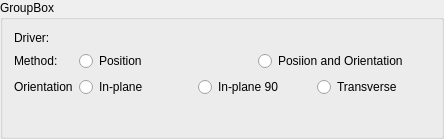
<?xml version="1.0" encoding="UTF-8"?>
<ui version="4.0">
 <class>qSlicerReslicePropertyWidget</class>
 <widget class="QGroupBox" name="qSlicerReslicePropertyWidget">
  <property name="geometry">
   <rect>
    <x>0</x>
    <y>0</y>
    <width>444</width>
    <height>139</height>
   </rect>
  </property>
  <property name="sizePolicy">
   <sizepolicy hsizetype="Preferred" vsizetype="Minimum">
    <horstretch>0</horstretch>
    <verstretch>0</verstretch>
   </sizepolicy>
  </property>
  <property name="minimumSize">
   <size>
    <width>0</width>
    <height>0</height>
   </size>
  </property>
  <property name="windowTitle">
   <string>GroupBox</string>
  </property>
  <property name="title">
   <string>GroupBox</string>
  </property>
  <layout class="QVBoxLayout" name="verticalLayout">
   <item>
    <layout class="QFormLayout" name="formLayout">
     <item row="0" column="0">
      <widget class="QLabel" name="driverLabel">
       <property name="text">
        <string>Driver:</string>
       </property>
      </widget>
     </item>
     <item row="0" column="1">
      <widget class="qMRMLNodeComboBox" name="driverNodeSelector" native="true">
       <property name="nodeTypes" stdset="0">
        <stringlist>
         <string>vtkMRMLLinearTransformNode</string>
         <string>vtkMRMLScalarVolumeNode</string>
        </stringlist>
       </property>
       <property name="selectNodeUponCreation" stdset="0">
        <bool>true</bool>
       </property>
       <property name="addEnabled" stdset="0">
        <bool>false</bool>
       </property>
       <property name="removeEnabled" stdset="0">
        <bool>false</bool>
       </property>
       <property name="noneEnabled" stdset="0">
        <bool>true</bool>
       </property>
      </widget>
     </item>
     <item row="1" column="0">
      <widget class="QLabel" name="mehodLabel">
       <property name="text">
        <string>Method:</string>
       </property>
      </widget>
     </item>
     <item row="1" column="1">
      <layout class="QHBoxLayout" name="methodLayout">
       <item>
        <widget class="QRadioButton" name="positionRadioButton">
         <property name="text">
          <string>Position</string>
         </property>
        </widget>
       </item>
       <item>
        <widget class="QRadioButton" name="orientationRadioButton">
         <property name="text">
          <string>Posiion and Orientation</string>
         </property>
        </widget>
       </item>
      </layout>
     </item>
     <item row="2" column="0">
      <widget class="QLabel" name="orientationLabel">
       <property name="text">
        <string>Orientation</string>
       </property>
      </widget>
     </item>
     <item row="2" column="1">
      <layout class="QHBoxLayout" name="orientationLayout">
       <item>
        <widget class="QRadioButton" name="inPlaneRadioButton">
         <property name="text">
          <string>In-plane</string>
         </property>
        </widget>
       </item>
       <item>
        <widget class="QRadioButton" name="inPlane90RadioButton">
         <property name="text">
          <string>In-plane 90</string>
         </property>
        </widget>
       </item>
       <item>
        <widget class="QRadioButton" name="transverseRadioButton">
         <property name="text">
          <string>Transverse</string>
         </property>
        </widget>
       </item>
      </layout>
     </item>
    </layout>
   </item>
  </layout>
 </widget>
 <customwidgets>
  <customwidget>
   <class>qMRMLNodeComboBox</class>
   <extends>QWidget</extends>
   <header>qMRMLNodeComboBox.h</header>
  </customwidget>
 </customwidgets>
 <resources/>
 <connections/>
</ui>
